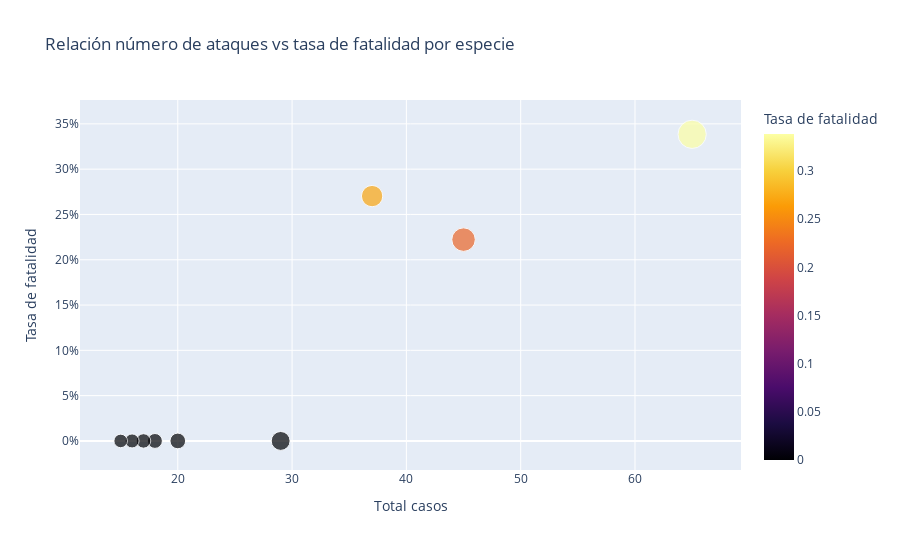

The notebook cell this image was saved under:
### Code cell
fig = px.scatter(
    sp_rate_top,
    x="total",
    y="fatality_rate",
    size="total",
    hover_name="species",
    title="Relación número de ataques vs tasa de fatalidad por especie",
    labels={"total":"Total casos","fatality_rate":"Tasa de fatalidad"},
    color="fatality_rate",
    color_continuous_scale="Inferno"
)
fig.update_layout(height=550, xaxis=dict(dtick=10))
fig.update_yaxes(tickformat=".0%")
fig.show()

### Figure 1 — Plotly figure (JSON) as saved in the notebook; plotly's stock layout.template omitted (floating-point values rounded to 4 significant figures)
{"data": [{"hovertemplate": "<b>%{hovertext}</b><br><br>Total casos=%{marker.size}<br>Tasa de fatalidad=%{marker.color}<extra></extra>", "hovertext": ["white shark", "bull shark", "tiger shark", "4' shark", "4' to 5' shark", "6' shark", "3' shark", "3' to 4' shark", "blacktip shark"], "legendgroup": "", "marker": {"color": [0.3385, 0.2222, 0.2703, 0.0, 0.0, 0.0, 0.0, 0.0, 0.0], "coloraxis": "coloraxis", "size": [65.0, 45.0, 37.0, 29.0, 20.0, 18.0, 17.0, 16.0, 15.0], "sizemode": "area", "sizeref": 0.1625, "symbol": "circle"}, "mode": "markers", "name": "", "orientation": "v", "showlegend": false, "type": "scatter", "x": [65.0, 45.0, 37.0, 29.0, 20.0, 18.0, 17.0, 16.0, 15.0], "xaxis": "x", "y": [0.3385, 0.2222, 0.2703, 0.0, 0.0, 0.0, 0.0, 0.0, 0.0], "yaxis": "y"}], "layout": {"coloraxis": {"colorbar": {"title": {"text": "Tasa de fatalidad"}}, "colorscale": [[0, "#000004"], [0.1111, "#1b0c41"], [0.2222, "#4a0c6b"], [0.3333, "#781c6d"], [0.4444, "#a52c60"], [0.5556, "#cf4446"], [0.6667, "#ed6925"], [0.7778, "#fb9b06"], [0.8889, "#f7d13d"], [1, "#fcffa4"]]}, "height": 550, "legend": {"itemsizing": "constant", "tracegroupgap": 0}, "title": {"text": "Relación número de ataques vs tasa de fatalidad por especie"}, "xaxis": {"anchor": "y", "domain": [0, 1], "dtick": 10, "title": {"text": "Total casos"}}, "yaxis": {"anchor": "x", "domain": [0, 1], "tickformat": ".0%", "title": {"text": "Tasa de fatalidad"}}}}
